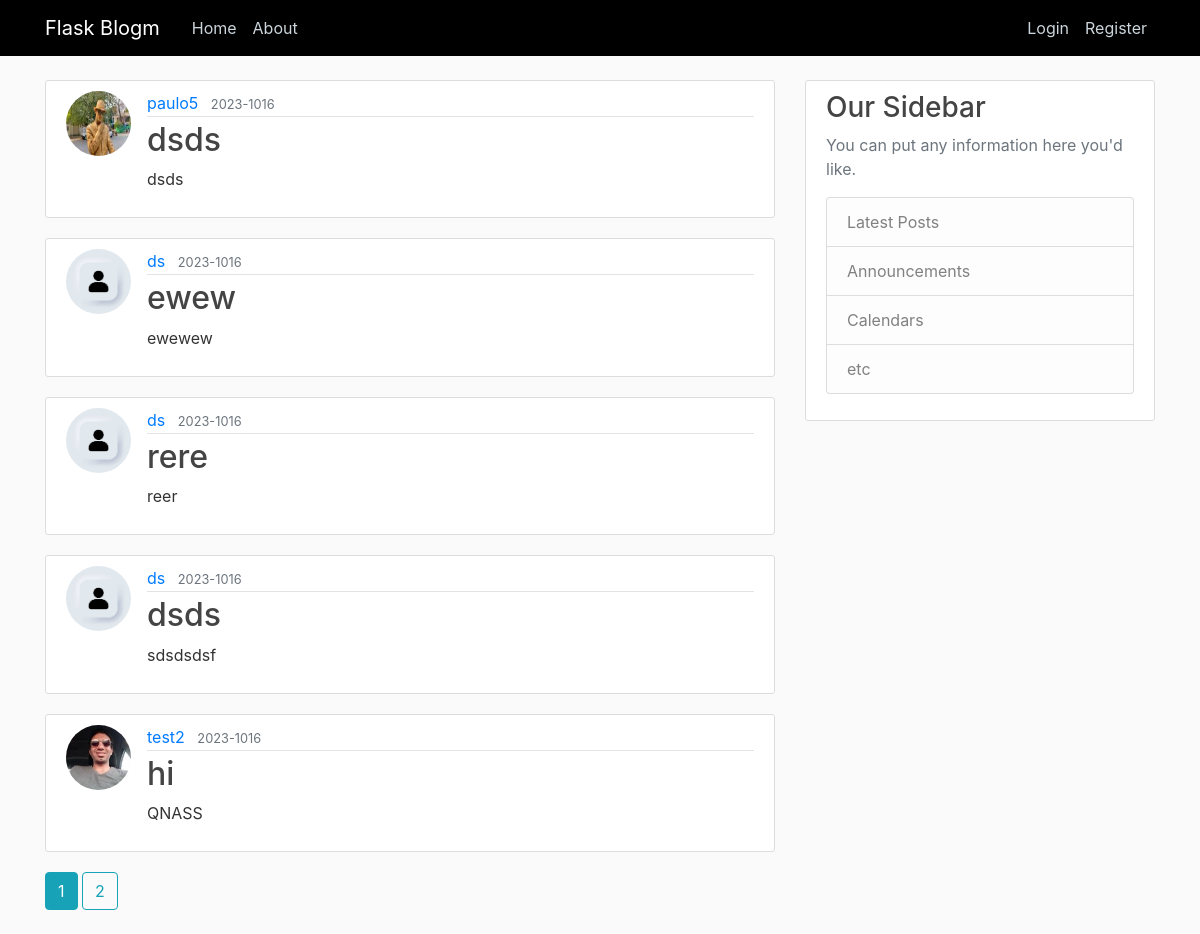
The page /home on the database its author committed.
### flaskblog/models.py (models this page shows, shortened)
class Posts(db.Model):
    id:int = db.Column(db.Integer, primary_key=True)
    title:str = db.Column(db.String(100), nullable=False)
    date:datetime = db.Column(db.DateTime, nullable=False, default=datetime.utcnow)
    content:str = db.Column(db.Text, nullable=False)
    user_id:int = db.Column(db.Integer, db.ForeignKey('users.id'), nullable=False)

class Users(db.Model,UserMixin):
    id:int = db.Column(db.Integer, primary_key=True)
    Username:str = db.Column(db.String(20), unique=True, nullable=False)
    Email:str= db.Column(db.String(100), unique=True, nullable=False, )
    Image_file:str = db.Column(db.String(20), nullable=False,
                           default='default.jpg')
    password:str = db.Column(db.String(60), nullable=False)
    post = db.relationship('Posts', backref='author', lazy=True)

### flaskblog/routes.py (the view)
@app.route("/")
@app.route("/home")
def home():
    page=request.args.get('page',1,type=int)
    post=Posts.query.order_by(Posts.date.desc()).paginate(page=page,per_page=5)
    return render_template('home.html', posts=post)

### flaskblog/templates/home.html
{% extends "layout.html"%}
{% block content %}
{% for post in posts.items%}
<article class="media content-section">
  <img class="rounded-circle article-img" src="{{url_for('static',filename='profile_pic/'+post.author.Image_file) }}">
  <div class="media-body">
    <div class="article-metadata">
      <a class="mr-2" href="{{url_for('user_posts',username=post.author.Username)}}">{{ post.author.Username }}</a>
      <small class="text-muted">{{ post.date.strftime('%Y-%m%d') }}</small>
    </div>
    <h2><a class="article-title" href="{{url_for('post',Posts_id=post.id)}}">{{ post.title }}</a></h2>
    <p class="article-content">{{ post.content }}</p>
  </div>
</article>
{%endfor%}
{%for page_num in posts.iter_pages(left_edge=1,right_edge=1,left_current=1,right_current=2)%}
{%if page_num%}
{%if posts.page== page_num%}
<a class="btn btn-info mb-4" href="{{url_for('home',page=page_num)}}">{{page_num}}</a>
{%else%}
<a class="btn btn-outline-info mb-4" href="{{url_for('home',page=page_num)}}">{{page_num}}</a>
{%endif%}
{%else%}
...
{%endif%}
{%endfor%}
{%endblock content%}

### flaskblog/templates/layout.html (shortened to what this page needs)
<!DOCTYPE html>
<html lang="en">
<head>
  <link rel="stylesheet" href="https://cdn.jsdelivr.net/npm/bootstrap@4.3.1/dist/css/bootstrap.min.css"
>
  <link rel="stylesheet" type="text/css" href="{{ url_for('static', filename='main.css') }}">
</head>
<body>
  <header class="site-header">
    <nav class="navbar navbar-expand-md navbar-dark bg-steel fixed-top">
      <div class="container">
        <a class="navbar-brand mr-4" href="/">Flask Blogm</a>
        <div class="collapse navbar-collapse" id="navbarToggle">
          <div class="navbar-nav mr-auto">
            <a class="nav-item nav-link" href="{{url_for('home')}}">Home</a>
            <a class="nav-item nav-link" href="{{url_for('about')}}">About</a>
          </div>
          <div class="navbar-nav">
            {% if current_user.is_authenticated%}
            <a class="nav-item nav-link" href="{{url_for('logout')}}">Logout</a>
            <a class="nav-item nav-link" href="{{url_for('account')}}">Account</a>
            <a class="nav-item nav-link" href="{{url_for('new_post')}}">New post</a>
            {%else%}
            <a class="nav-item nav-link" href="{{url_for('login')}}">Login</a>
            <a class="nav-item nav-link" href="{{url_for('register')}}">Register</a>
            {%endif%}
          </div>
        </div>
      </div>
    </nav>
  </header>
  <main role="main" class="container">
    <div class="row">
      <div class="col-md-8">
        {% block content %}{% endblock %}
      </div>
      <div class="col-md-4">
        <div class="content-section">
          <h3>Our Sidebar</h3>
          <p class='text-muted'>You can put any information here you'd like.
          <ul class="list-group">
            <li class="list-group-item list-group-item-light">Latest Posts</li>
            <li class="list-group-item list-group-item-light">Announcements</li>
            <li class="list-group-item list-group-item-light">Calendars</li>
            <li class="list-group-item list-group-item-light">etc</li>
          </ul>
          </p>
        </div>
      </div>
    </div>
  </main>
</body>
</body>
</html>

### flaskblog/static/main.css (style rules this page uses)
body { background: #fafafa; color: #333333; margin-top: 5rem; }
h1, h2, h3, h4, h5, h6 { color: #444444; }
.bg-steel { background-color: #000000; }
.site-header .navbar-nav .nav-link { color: #cbd5db; }
.content-section { background: #ffffff; padding: 10px 20px; border: 1px solid #dddddd; border-radius: 3px; margin-bottom: 20px; }
.article-title { color: #444444; }
.article-content { white-space: pre-line; }
.article-img { height: 65px; width: 65px; margin-right: 16px; }
.article-metadata { padding-bottom: 1px; margin-bottom: 4px; border-bottom: 1px solid #e3e3e3 }

### rows shown on the page
Posts: Image_file (picture), author.Username "paulo5", date "2023-1016", title "dsds", content "dsds"
Posts: Image_file (placeholder picture), author.Username "ds", date "2023-1016", title "ewew", content "ewewew"
Posts: Image_file (placeholder picture), author.Username "ds", date "2023-1016", title "rere", content "reer"
Posts: Image_file (placeholder picture), author.Username "ds", date "2023-1016", title "dsds", content "sdsdsdsf"
Posts: Image_file (picture), author.Username "test2", date "2023-1016", title "hi", content "QNASS"

### other values the page prints
{{ page_num }} "1"
{{ page_num }} "2"
